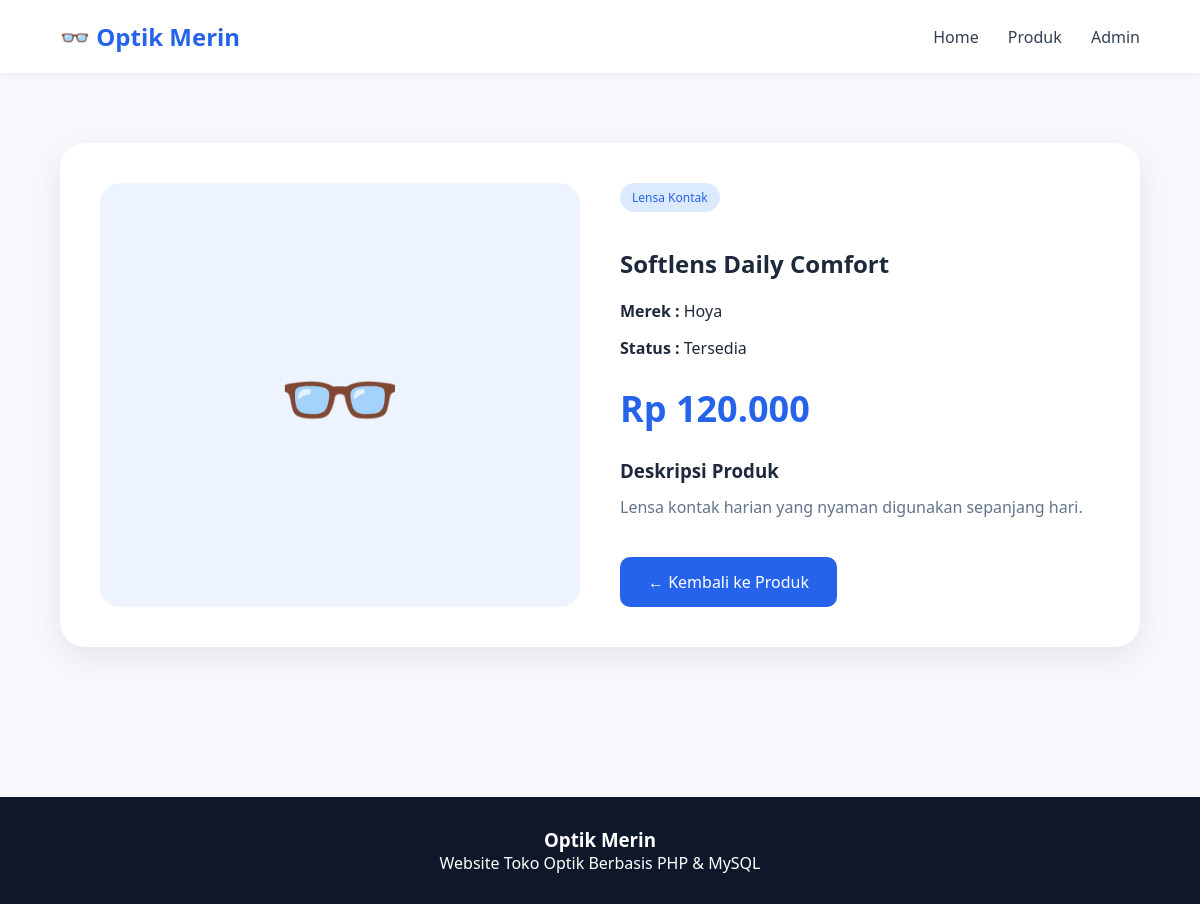
Screenshot of /detail-produk.php?id=5 with the database file from the repository.
### tables this page shows
CREATE TABLE `produk` (
  `id` int UNSIGNED NOT NULL,
  `kategori_id` int UNSIGNED NOT NULL,
  `merek_id` int UNSIGNED DEFAULT NULL,
  `nama` varchar(200) NOT NULL,
  `slug` varchar(220) NOT NULL,
  `deskripsi` text,
  `material` varchar(100) DEFAULT NULL COMMENT 'cth: Titanium, Plastik, TR90',
  `bentuk_frame` varchar(50) DEFAULT NULL COMMENT 'cth: Oval, Square, Cat Eye, Round',
  `jenis_lensa` varchar(100) DEFAULT NULL COMMENT 'cth: Minus, Plus, Bifokal, Anti Radiasi (untuk produk lensa)',
  `harga` decimal(12,2) NOT NULL,
  `harga_coret` decimal(12,2) DEFAULT NULL,
  `berat_gram` smallint UNSIGNED DEFAULT NULL,
  `is_aktif` tinyint(1) NOT NULL DEFAULT '1',
  `is_featured` tinyint(1) NOT NULL DEFAULT '0',
  `terjual` int UNSIGNED NOT NULL DEFAULT '0',
  `rating_avg` decimal(3,2) NOT NULL DEFAULT '0.00',
  `rating_count` int UNSIGNED NOT NULL DEFAULT '0',
  `created_at` datetime NOT NULL DEFAULT CURRENT_TIMESTAMP,
  `updated_at` datetime NOT NULL DEFAULT CURRENT_TIMESTAMP ON UPDATE CURRENT_TIMESTAMP
);

CREATE TABLE `kategori` (
  `id` int UNSIGNED NOT NULL,
  `nama` varchar(100) NOT NULL,
  `slug` varchar(120) NOT NULL,
  `deskripsi` text,
  `gambar` varchar(255) DEFAULT NULL,
  `urutan` int NOT NULL DEFAULT '0',
  `created_at` datetime NOT NULL DEFAULT CURRENT_TIMESTAMP
);

CREATE TABLE `merek` (
  `id` int UNSIGNED NOT NULL,
  `nama` varchar(100) NOT NULL,
  `slug` varchar(120) NOT NULL,
  `logo` varchar(255) DEFAULT NULL,
  `is_aktif` tinyint(1) NOT NULL DEFAULT '1'
);

### detail-produk.php (the view, shortened to what this page needs)
<?php
require_once "config/database.php";
$id = $_GET['id'];
$query = mysqli_query(
    $conn,
    "SELECT
        p.*,
        k.nama AS kategori,
        m.nama AS merek
    FROM produk p
    LEFT JOIN kategori k ON p.kategori_id = k.id
    LEFT JOIN merek m ON p.merek_id = m.id
    WHERE p.id='$id'"
);
$data = mysqli_fetch_assoc($query);
?>
<!DOCTYPE html>
<html>
<head>
<link rel="stylesheet" href="assets/style.css">
</head>
<body>
<nav class="navbar">
<div class="container nav-content">
<div class="logo">
👓 Optik Merin
</div>
<div class="menu">
<a href="index.php">Home</a>
<a href="produk.php">Produk</a>
<a href="login.php">Admin</a>
</div>
</div>
</nav>
<section class="section">
<div class="container">
<div class="detail-card">
<div class="detail-grid">
<div class="product-image">
👓
</div>
<div class="info">
<div class="badge">
<?= $data['kategori']; ?>
</div>
<h1>
<?= $data['nama']; ?>
</h1>
<p>
<strong>Merek :</strong>
<?= $data['merek']; ?>
</p>
<p>
<strong>Status :</strong>
<?= ($data['is_aktif'] == 1) ? 'Tersedia' : 'Tidak Tersedia'; ?>
</p>
<div
style="
font-size:36px;
font-weight:bold;
color:#2563eb;
margin:25px 0;
"
>
Rp <?= number_format($data['harga'],0,',','.'); ?>
</div>
<h3>Deskripsi Produk</h3>
<p
style="
color:#64748b;
line-height:1.8;
margin-top:10px;
"
>
<?= nl2br($data['deskripsi']); ?>
</p>
<a
href="produk.php"
class="btn back-btn"
>
← Kembali ke Produk
</a>
</div>
</div>
</div>
</div>
</section>
<footer class="footer">
<h3>Optik Merin</h3>
<p>
Website Toko Optik Berbasis PHP & MySQL
</p>
</footer>
</body>
</html>

### assets/style.css (style rules this page uses)
* { margin:0; padding:0; box-sizing:border-box; font-family:'Segoe UI',sans-serif; }
body { background:#f6f8fc; color:#1e293b; }
.container { width:90%; max-width:1200px; margin:auto; }
.navbar { background:white; position:sticky; top:0; z-index:100; box-shadow:0 2px 10px rgba(0,0,0,.05); }
.nav-content { display:flex; justify-content:space-between; align-items:center; padding:20px 0; }
.logo { font-size:24px; font-weight:700; color:#2563eb; }
.menu a { text-decoration:none; color:#334155; margin-left:25px; font-weight:500; }
.btn { display:inline-block; background:#2563eb; color:white; text-decoration:none; padding:14px 28px; border-radius:10px; transition:.3s; }
.section { padding:70px 0; }
.badge { background:#dbeafe; color:#2563eb; padding:6px 12px; border-radius:30px; font-size:12px; display:inline-block; margin-bottom:15px; }
.footer { background:#0f172a; color:white; text-align:center; padding:30px; margin-top:80px; }

### detail-produk.php (style rules this page uses)
.detail-card { background:white; padding:40px; border-radius:25px; box-shadow:0 10px 30px rgba(0,0,0,.08); }
.detail-grid { display:grid; grid-template-columns:1fr 1fr; gap:40px; }
.product-image { background:#eef4ff; border-radius:20px; min-height:350px; display:flex; align-items:center; justify-content:center; font-size:100px; }
.info p { margin-bottom:15px; }
.info h1 { margin:20px 0; }
.back-btn { margin-top:20px; }

### rows the page displays
produk: kategori.nama "Lensa Kontak", nama "Softlens Daily Comfort", merek.nama "Hoya", harga "120.000", deskripsi "Lensa kontak harian yang nyaman digunakan sepanjang hari."
